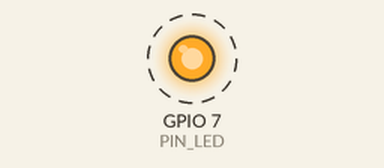
This sketch was run on a simulated ESP32-S3. On the bench: output pins drawn as LEDs (lit = HIGH). Dashed ring = blinking. What the sketch prints to the serial monitor is not drawn.

Above: at 1.7 s.
Timing chart, 0 to 4.5 s (numbered marks = the images above):
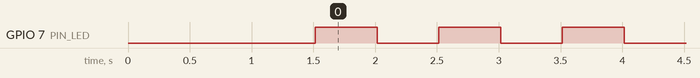

Measured:
- by itself, GPIO 7 (PIN_LED): alternates HIGH for 0.50 s and LOW for 0.50 s

The sketch:

T1_Bo_mach_va_LED.ino
```cpp
// T1 – Kiểm tra bo ESP32-S3 N16R8 và LED báo. Arduino-ESP32 3.x.
// Đạt khi: Serial in Flash 16 MB, PSRAM khoảng 8 MB; LED nháy 1 lần/giây.
#include <Arduino.h>
#include "esp_mac.h"
#include "chan_noi.h"

void setup() {
  Serial.begin(115200);
  delay(1500);
  pinMode(PIN_LED, OUTPUT);
  Serial.println();
  Serial.println("=== T1: bo mach va LED ===");
  Serial.printf("Chip: %s, rev %d, %d nhan, %lu MHz\n", ESP.getChipModel(), ESP.getChipRevision(),
                ESP.getChipCores(), (unsigned long)ESP.getCpuFreqMHz());
  Serial.printf("Flash: %lu MB\n", (unsigned long)(ESP.getFlashChipSize() / (1024 * 1024)));
  Serial.printf("PSRAM: %lu KB (%s)\n", (unsigned long)(ESP.getPsramSize() / 1024),
                psramFound() ? "co" : "KHONG thay - kiem tra Tools > PSRAM = OPI PSRAM");
  uint8_t mac[6];
  esp_read_mac(mac, ESP_MAC_WIFI_STA);
  Serial.printf("MAC: %02X:%02X:%02X:%02X:%02X:%02X\n", mac[0], mac[1], mac[2], mac[3], mac[4], mac[5]);
  bool ok = ESP.getFlashChipSize() >= 16UL * 1024 * 1024 && ESP.getPsramSize() >= 7UL * 1024 * 1024;
  Serial.println(ok ? "KET QUA: DAT (dung ban N16R8)" : "KET QUA: CHUA DAT - xem lai cai dat Tools");
  Serial.println("LED tren GPIO7 se nhay 1 lan/giay.");
}

void loop() {
  digitalWrite(PIN_LED, HIGH);
  delay(500);
  digitalWrite(PIN_LED, LOW);
  delay(500);
}
```

chan_noi.h
```cpp
// TussiCount – bảng chân nối dùng chung cho các bài kiểm tra T1–T4 (TC-01, ESP32-S3 N16R8)
// Khớp với sơ đồ mạch firmware/so_do_mach/TussiCount_So_do_mach.pdf (bản 2.0, 12/11/2026).
// Mạch ESP32 thường (TC-02) dùng T5 hoặc firmware ghi_kiem_dinh, không dùng tệp này.
#pragma once
const int PIN_LED      = 7;   // chỉ dùng cho T1 khi thử LED trên bàn; TC-01 vận hành không lắp LED (Protocol 16.17)
const int PIN_MIC_SCK  = 4;   // INMP441 SCK
const int PIN_MIC_WS   = 5;   // INMP441 WS
const int PIN_MIC_SD   = 6;   // INMP441 SD; L/R nối GND (kênh trái)
// Module thẻ: VCC nối 3V3 của bo (KHÔNG dùng chân 5Vin: trên mạch S3 thay thế chân này không ra 5 V khi cấp qua USB).
// Thẻ dời từ 10–13 sang 15–18 ngày 12/11 (Protocol 16.17).
const int PIN_SD_CS    = 15;  // module thẻ CS
const int PIN_SD_MOSI  = 16;  // module thẻ MOSI
const int PIN_SD_SCK   = 17;  // module thẻ SCK
const int PIN_SD_MISO  = 18;  // module thẻ MISO
```
